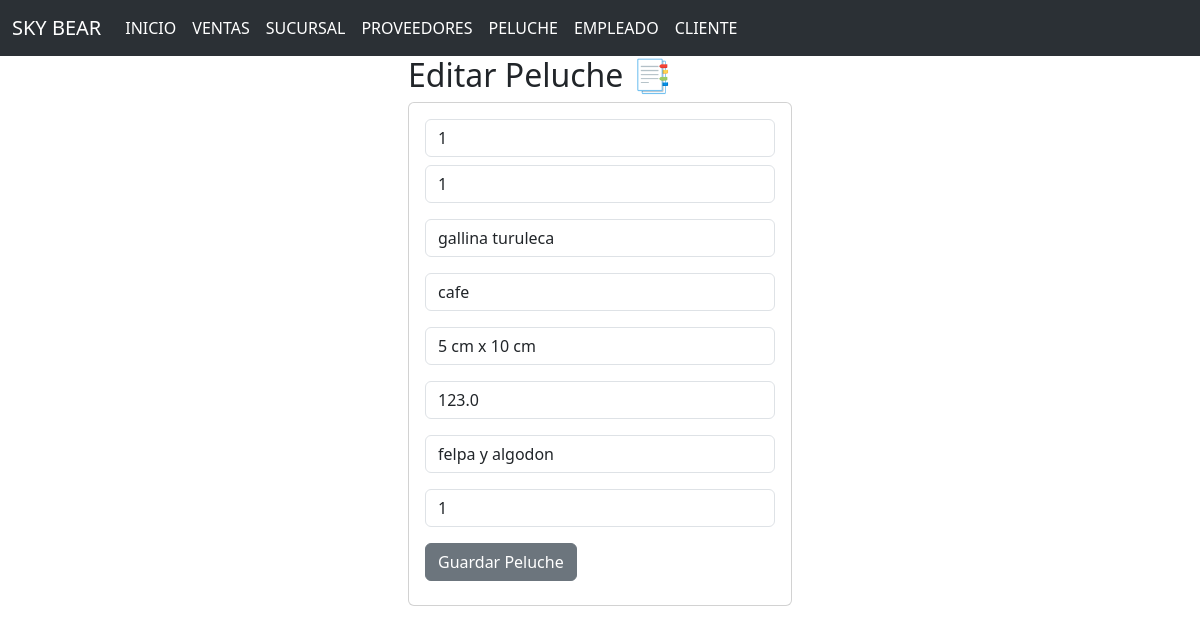
The app's page /seleccionarPeluche/1 with its own data.
### peluches_app/models.py (models this page shows)
class Peluche(models.Model):
    idpeluche=models.CharField(primary_key=True,max_length=6)
    idproveedor=models.CharField(max_length=6)
    nombre=models.CharField(max_length=20)
    color=models.CharField(max_length=20)
    tamaño=models.CharField(max_length=50)
    precio=models.FloatField()
    tipotela=models.CharField(max_length=20)
    idsucursal=models.CharField(max_length=6)

### peluches_app/views.py (the view)
# urls.py: path('seleccionarPeluche/<idpeluche>',views.seleccionarPeluche,name='seleccionarPeluche'),
def seleccionarPeluche(request,idpeluche):
    peluche=Peluche.objects.get(idpeluche=idpeluche)
    return render (request,"editarPeluche.html",{'mispeluches':peluche})

### peluches_app/templates/editarPeluche.html
{% extends "base2.html" %}
{% block cuerpo %}
<div class="row">
    <div class="col-md-4 offset-md-4">
        <h2>Editar Peluche 📑</h2>
        <div class="card">
            <div class="card-body">
                <form action="/editarPeluche/" method="POST"> {% csrf_token %}
                    <div class="form-group">
                        <input type="text" id="txtpeluche" name="txtpeluche" class="form-control" value="{{mispeluches.idpeluche}}" minlength="1" maxlength="6" readonly required>
                    </div>
                    <div class="form-group py-2">
                        <input type="text" id="txtproveedor" name="txtproveedor" class="form-control" value="{{mispeluches.idproveedor}}" minlength="1" maxlength="6" required>
                    </div>
                    <div class="form-group py-2">
                        <input type="text" id="txtnombre" name="txtnombre" class="form-control" value="{{mispeluches.nombre}}" minlength="1" maxlength="20" required>
                    </div>
                    <div class="form-group py-2">
                        <input type="text" id="txtcolor" name="txtcolor" class="form-control" value="{{mispeluches.color}}" minlength="1" maxlength="20" required>
                    </div>
                    <div class="form-group py-2">
                        <input type="text" id="txtamaño" name="txtamaño" class="form-control" value="{{mispeluches.tamaño}}" minlength="1" maxlength="50" required>
                    </div>
                    <div class="form-group py-2">
                        <input type="text" id="txtprecio" name="txtprecio" class="form-control" value="{{mispeluches.precio}}" minlength="1" maxlength="10" required>
                    </div>
                    <div class="form-group py-2">
                        <input type="text" id="txtela" name="txtela" class="form-control" value="{{mispeluches.tipotela}}" minlength="1" maxlength="20" required>
                    </div>
                    <div class="form-group py-2">
                        <input type="text" id="txtsucursal" name="txtsucursal" class="form-control" value="{{mispeluches.idsucursal}}" minlength="1" maxlength="6" required>
                    </div>
                    <div class="form-group py-2">
                        <button type="submit" class="btn btn-secondary">Guardar Peluche</button>
                    </div>
                </form>
            </div>
        </div>
    </div>
</div>
{% endblock cuerpo %}

### records on screen
Peluche: txtpeluche "1", txtproveedor "1", txtnombre "gallina turuleca", txtcolor "cafe", txtamaño "5 cm x 10 cm", txtprecio "123.0", txtela "felpa y algodon", txtsucursal "1"
